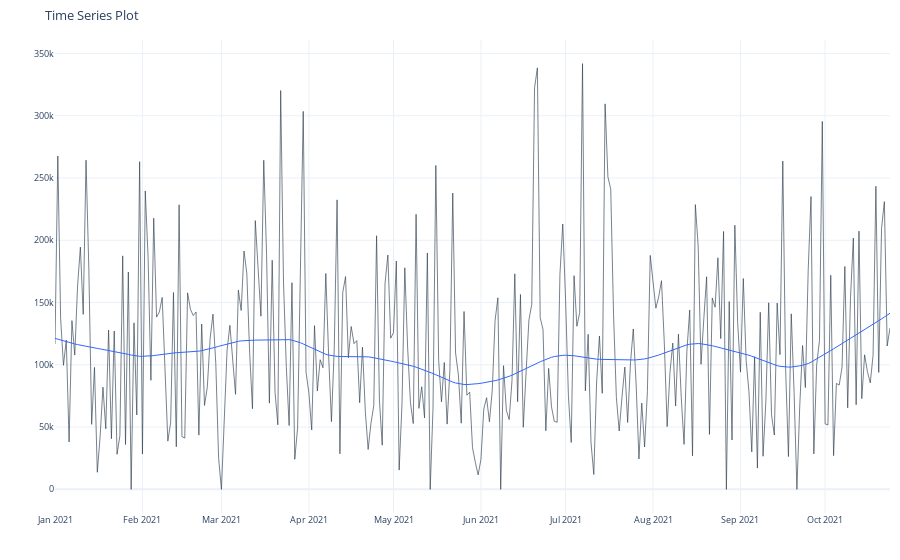

The notebook cell saved with this chart:
### Code cell
(df[['order_date','payment']].summarize_by_time(
    date_column = 'order_date',
    value_column = 'payment',
    agg_func = 'sum',
    freq = 'D'
)
 .plot_timeseries('order_date','payment'))

### Figure 1 — Plotly figure (JSON) as saved in the notebook; plotly's stock layout.template omitted (floating-point values rounded to 4 significant figures; data arrays with more than 128 entries replaced by an {"elided": "..."} marker saying what was removed)
{"data": [{"hoverlabel": {"font": {"size": 8.8}}, "line": {"color": "rgba(44, 62, 80, 1.0)", "width": 0.65}, "mode": "lines", "name": "Time Series", "showlegend": false, "type": "scatter", "x": {"elided": "297 str values"}, "y": {"elided": "297 int values"}}, {"hoverlabel": {"font": {"size": 8.8}}, "line": {"color": "rgba(51, 102, 255, 1.0)", "width": 1}, "mode": "lines", "name": "Smoother", "showlegend": false, "type": "scatter", "x": {"elided": "297 str values"}, "y": {"elided": "297 float values"}}], "layout": {"autosize": true, "font": {"size": 11}, "legend": {"font": {"size": 8.8}, "title": {"font": {"size": 8.8}, "text": "Legend"}}, "margin": {"b": 40, "l": 10, "r": 10, "t": 40}, "title": {"font": {"size": 13.2}, "text": "Time Series Plot"}, "xaxis": {"anchor": "y", "domain": [0, 1], "showticklabels": true, "tickfont": {"size": 8.8}, "tickformat": "%b %Y", "title": {"text": ""}, "visible": true}, "yaxis": {"anchor": "x", "domain": [0, 1], "tickfont": {"size": 8.8}, "title": {"text": ""}}}}
